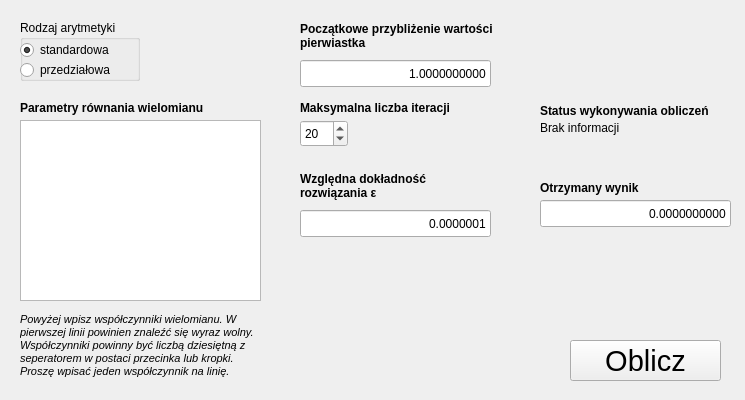
<?xml version="1.0" encoding="UTF-8"?>
<ui version="4.0">
 <class>MainWindow</class>
 <widget class="QMainWindow" name="MainWindow">
  <property name="geometry">
   <rect>
    <x>0</x>
    <y>0</y>
    <width>745</width>
    <height>400</height>
   </rect>
  </property>
  <property name="windowTitle">
   <string>Obliczanie pierwiastków wielomianu metodą Newtona</string>
  </property>
  <widget class="QWidget" name="centralWidget">
   <widget class="QPushButton" name="calcButton">
    <property name="geometry">
     <rect>
      <x>570</x>
      <y>340</y>
      <width>151</width>
      <height>41</height>
     </rect>
    </property>
    <property name="font">
     <font>
      <pointsize>22</pointsize>
     </font>
    </property>
    <property name="text">
     <string>Oblicz</string>
    </property>
   </widget>
   <widget class="QGroupBox" name="arithmeticGroup">
    <property name="geometry">
     <rect>
      <x>20</x>
      <y>20</y>
      <width>120</width>
      <height>61</height>
     </rect>
    </property>
    <property name="title">
     <string>Rodzaj arytmetyki</string>
    </property>
    <widget class="QRadioButton" name="radioButton">
     <property name="geometry">
      <rect>
       <x>0</x>
       <y>20</y>
       <width>98</width>
       <height>20</height>
      </rect>
     </property>
     <property name="text">
      <string>standardowa</string>
     </property>
     <property name="checked">
      <bool>true</bool>
     </property>
    </widget>
    <widget class="QRadioButton" name="radioButton_2">
     <property name="geometry">
      <rect>
       <x>0</x>
       <y>40</y>
       <width>98</width>
       <height>20</height>
      </rect>
     </property>
     <property name="text">
      <string>przedziałowa</string>
     </property>
    </widget>
   </widget>
   <widget class="QTextEdit" name="params">
    <property name="geometry">
     <rect>
      <x>20</x>
      <y>120</y>
      <width>241</width>
      <height>181</height>
     </rect>
    </property>
   </widget>
   <widget class="QLabel" name="label">
    <property name="geometry">
     <rect>
      <x>20</x>
      <y>100</y>
      <width>241</width>
      <height>16</height>
     </rect>
    </property>
    <property name="font">
     <font>
      <weight>75</weight>
      <bold>true</bold>
     </font>
    </property>
    <property name="text">
     <string>Parametry równania wielomianu</string>
    </property>
   </widget>
   <widget class="QLabel" name="label_2">
    <property name="geometry">
     <rect>
      <x>20</x>
      <y>310</y>
      <width>241</width>
      <height>71</height>
     </rect>
    </property>
    <property name="font">
     <font>
      <pointsize>8</pointsize>
      <italic>true</italic>
     </font>
    </property>
    <property name="text">
     <string>Powyżej wpisz współczynniki wielomianu. W pierwszej linii powinien znaleźć się wyraz wolny. Współczynniki powinny być liczbą dziesiętną z seperatorem w postaci przecinka lub kropki. Proszę wpisać jeden współczynnik na linię.</string>
    </property>
    <property name="wordWrap">
     <bool>true</bool>
    </property>
   </widget>
   <widget class="QLabel" name="label_3">
    <property name="geometry">
     <rect>
      <x>300</x>
      <y>20</y>
      <width>241</width>
      <height>31</height>
     </rect>
    </property>
    <property name="font">
     <font>
      <weight>75</weight>
      <bold>true</bold>
     </font>
    </property>
    <property name="text">
     <string>Początkowe przybliżenie wartości pierwiastka</string>
    </property>
    <property name="wordWrap">
     <bool>true</bool>
    </property>
   </widget>
   <widget class="QLineEdit" name="approx">
    <property name="geometry">
     <rect>
      <x>300</x>
      <y>60</y>
      <width>191</width>
      <height>27</height>
     </rect>
    </property>
    <property name="text">
     <string>1.0000000000</string>
    </property>
    <property name="alignment">
     <set>Qt::AlignRight|Qt::AlignTrailing|Qt::AlignVCenter</set>
    </property>
   </widget>
   <widget class="QLabel" name="label_4">
    <property name="geometry">
     <rect>
      <x>300</x>
      <y>100</y>
      <width>161</width>
      <height>16</height>
     </rect>
    </property>
    <property name="font">
     <font>
      <weight>75</weight>
      <bold>true</bold>
     </font>
    </property>
    <property name="text">
     <string>Maksymalna liczba iteracji</string>
    </property>
    <property name="wordWrap">
     <bool>true</bool>
    </property>
   </widget>
   <widget class="QSpinBox" name="maxIter">
    <property name="geometry">
     <rect>
      <x>300</x>
      <y>120</y>
      <width>48</width>
      <height>27</height>
     </rect>
    </property>
    <property name="maximum">
     <number>1000</number>
    </property>
    <property name="value">
     <number>20</number>
    </property>
   </widget>
   <widget class="QLabel" name="label_5">
    <property name="geometry">
     <rect>
      <x>300</x>
      <y>170</y>
      <width>161</width>
      <height>31</height>
     </rect>
    </property>
    <property name="font">
     <font>
      <weight>75</weight>
      <bold>true</bold>
     </font>
    </property>
    <property name="text">
     <string>Względna dokładność rozwiązania ε</string>
    </property>
    <property name="wordWrap">
     <bool>true</bool>
    </property>
   </widget>
   <widget class="QLineEdit" name="eps">
    <property name="geometry">
     <rect>
      <x>300</x>
      <y>210</y>
      <width>191</width>
      <height>27</height>
     </rect>
    </property>
    <property name="text">
     <string>0.0000001</string>
    </property>
    <property name="alignment">
     <set>Qt::AlignRight|Qt::AlignTrailing|Qt::AlignVCenter</set>
    </property>
   </widget>
   <widget class="QLabel" name="label_6">
    <property name="geometry">
     <rect>
      <x>540</x>
      <y>100</y>
      <width>171</width>
      <height>21</height>
     </rect>
    </property>
    <property name="font">
     <font>
      <weight>75</weight>
      <bold>true</bold>
     </font>
    </property>
    <property name="text">
     <string>Status wykonywania obliczeń</string>
    </property>
    <property name="wordWrap">
     <bool>true</bool>
    </property>
   </widget>
   <widget class="QLabel" name="status">
    <property name="geometry">
     <rect>
      <x>540</x>
      <y>120</y>
      <width>171</width>
      <height>16</height>
     </rect>
    </property>
    <property name="text">
     <string>Brak informacji</string>
    </property>
   </widget>
   <widget class="QLabel" name="label_7">
    <property name="geometry">
     <rect>
      <x>540</x>
      <y>180</y>
      <width>171</width>
      <height>16</height>
     </rect>
    </property>
    <property name="font">
     <font>
      <weight>75</weight>
      <bold>true</bold>
     </font>
    </property>
    <property name="text">
     <string>Otrzymany wynik</string>
    </property>
    <property name="wordWrap">
     <bool>true</bool>
    </property>
   </widget>
   <widget class="QLineEdit" name="lineEdit">
    <property name="geometry">
     <rect>
      <x>540</x>
      <y>200</y>
      <width>191</width>
      <height>27</height>
     </rect>
    </property>
    <property name="text">
     <string>0.0000000000</string>
    </property>
    <property name="alignment">
     <set>Qt::AlignRight|Qt::AlignTrailing|Qt::AlignVCenter</set>
    </property>
    <property name="readOnly">
     <bool>true</bool>
    </property>
   </widget>
  </widget>
 </widget>
 <layoutdefault spacing="6" margin="11"/>
 <resources/>
 <connections/>
</ui>
